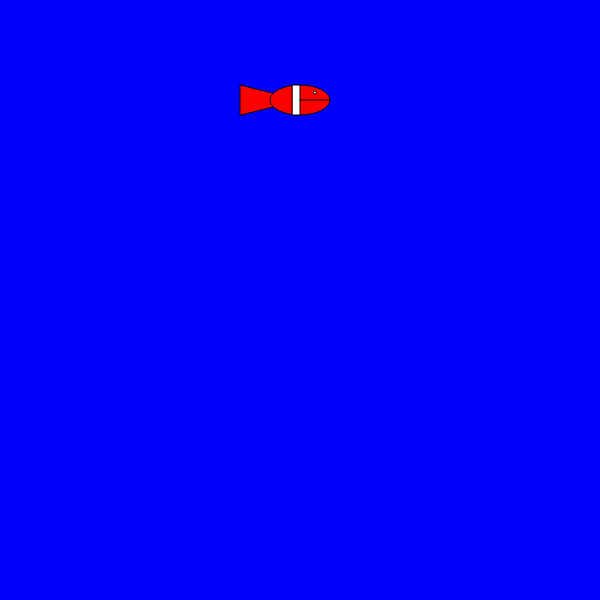
Frame 1 (no input)
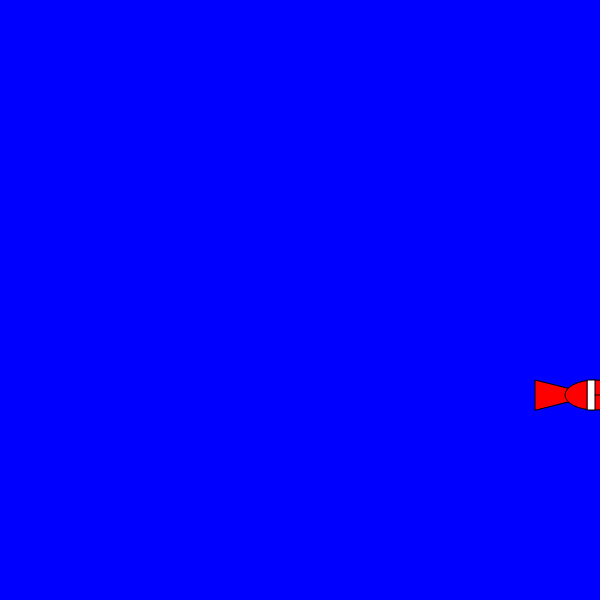
Frame 60 (no input)
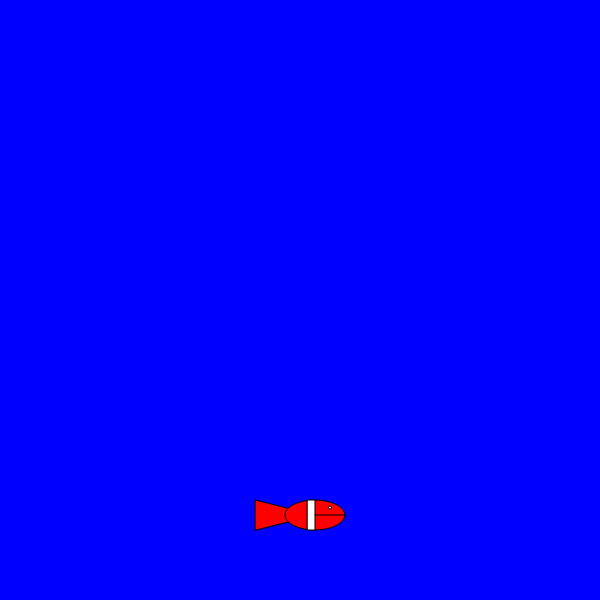
Frame 120 (the mouse pressed at the canvas centre since frame 60)

The p5.js sketch that drew these frames (run headless with seeded random() and noise() and a simulated clock; from frame 60 on, the mouse is pressed at the canvas centre):

// p5.js sketch
// ── sketch.js
let  posVec, velVec, nemo

function setup() 
{
	createCanvas(600, 600);
    posVec = new Vector(300,100)
    velVec = new Vector(5,5)
    nemo = new Fish(posVec,velVec)
}

function draw()
{
    background("blue")
    nemo.show("red")
    nemo.update()
}

// ── fish.js
class Fish{
    #pos; #vel; #sizeX; #sizeY
    constructor(pos,vel){
        this.#pos = pos;
        this.#vel = vel;
        this.#sizeX = 60;
        this.#sizeY = 30;
    }

    update(){
        this.#pos=this.#pos.add(this.#vel)
        this.boundaryCheck()
    }

    show(col){
        fill(col)
        triangle(this.#pos.x, this.#pos.y, 
                this.#pos.x-this.#sizeX, this.#pos.y-this.#sizeY/2, 
                this.#pos.x-this.#sizeX, this.#pos.y+this.#sizeY/2);
        ellipse(this.#pos.x,this.#pos.y,this.#sizeX,this.#sizeY)
        fill("white")
        rect(this.#pos.x-this.#sizeX/8, this.#pos.y-this.#sizeY/2,this.#sizeX/8, this.#sizeY)
        line(this.#pos.x,this.#pos.y,this.#pos.x+this.#sizeX/2,this.#pos.y)
        circle(this.#pos.x+this.#sizeX/4,this.#pos.y-this.#sizeY/4,3)
    }

    boundaryCheck(){
        // check that the fish is inside the canvas
        if ((this.#pos.x > width) || (this.#pos.x < 0)) {
            this.#vel.x = this.#vel.x * -1;
        }
        if ((this.#pos.y > height) || (this.#pos.y < 0)) {
            this.#vel.y = this.#vel.y * -1;
        }
    }
}
// ── index copy.html
<!DOCTYPE html>
<html lang="en">
<head>
	<meta charset="utf-8">
	<title>Flokadfærd</title>

	<script src="https://cdnjs.cloudflare.com/ajax/libs/p5.js/1.4.0/p5.js"></script>

</head>

<body>
	<script src="sketch.js"></script>
    <script src="vector.js"></script>
    <script src="fish.js"></script>
</body>

</html>

// ── vector.js
class Vector{
    constructor(x,y){
        this.x=x;
        this.y=y;
    }

    show(col,x0=0,y0=0){
        fill(col)
        stroke(col)
        line(x0,y0,x0+this.x,y0+this.y)
        circle(x0+this.x,y0+this.y,10)
    }

    add(other){
        return new Vector(this.x+other.x,this.y+other.y)
    }
}


// ── Øvelser_til_OOP.js


class kage{
    constructor(x,y){
        this.x=x
        this.y=y   
    }
}

function setup(){

}

function draw(){

}
